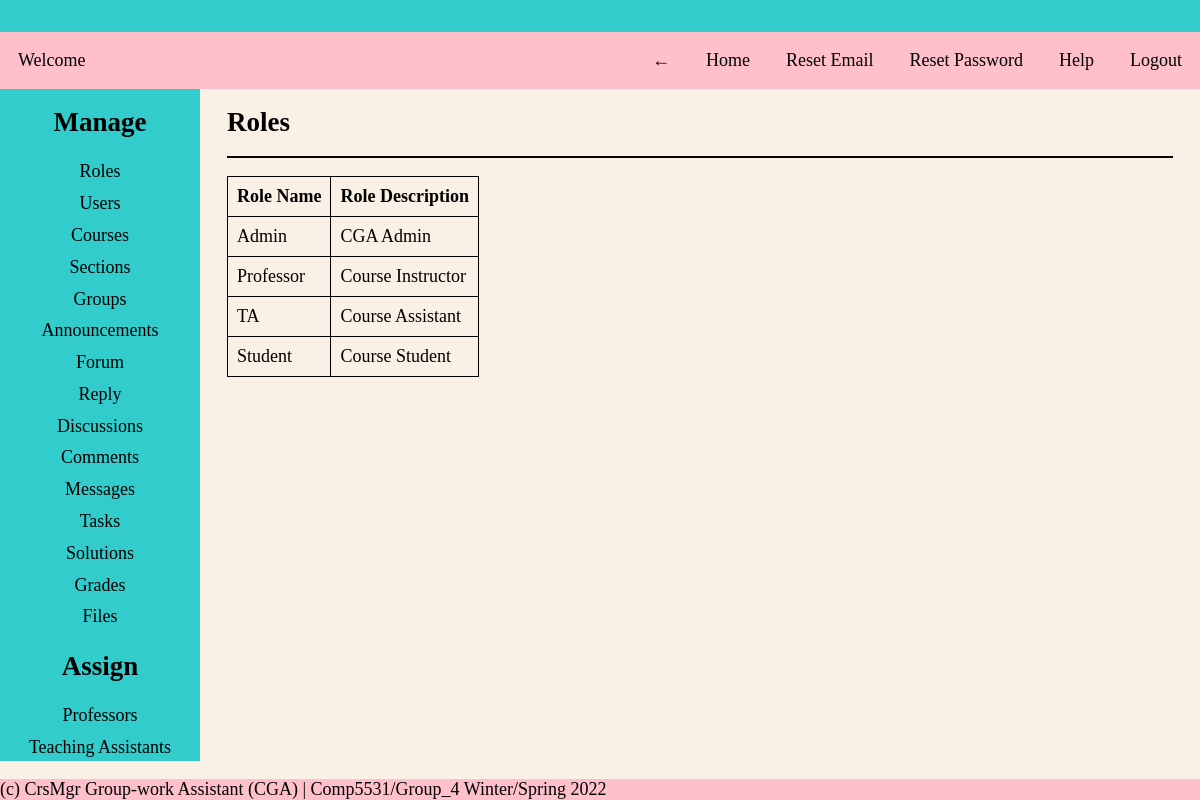
Page /pages/admin.php?page=roles (signed in) on the committed database.
### tables this page shows
CREATE TABLE roles
(
  role_id INT NOT NULL AUTO_INCREMENT PRIMARY KEY,
  role_name VARCHAR(30) NOT NULL UNIQUE,
  role_description VARCHAR(255) NOT NULL
);

### CRUD/roles.php (the view, shortened to what this page needs)
<div class="content-body">
    <?php
    $query = "SELECT * FROM roles ORDER BY role_id ASC";
    $results = mysqli_query($conn, $query);
    ?>
    <h2>Roles</h2>
    <hr>
    <table>
        <thead>
            <tr>
                <th>Role Name</th>
                <th>Role Description</th>
            </tr>
        </thead>
        <tbody>
            <?php
            foreach ($results as $row) {
                $role_name = $row['role_name'];
                $role_description = $row['role_description'];
            ?>
                <tr>
                    <td><?= $role_name ?></td>
                    <td><?= $role_description ?></td>
                </tr>
            <?php } ?>
        </tbody>
    </table>
</div>

### styles/style.css (style rules this page uses)
* { margin: 0; padding: 0; box-sizing: border-box; }
body { background-color: #faf0e6; font-family: 'Times New Roman', Times, serif; font-size: large; }
hr { border: 1px solid black; margin: 1em 0; }
.content-body { padding: 0 0.5em; text-align: left; }
table, th, td { border: 1px solid; border-collapse: collapse; text-align: left; padding: 0.5em; }
td { max-width: 250px; overflow: hidden; text-overflow: ellipsis; white-space: nowrap; }

### rows in the picture
roles: role_name "Admin", role_description "CGA Admin"
roles: role_name "Professor", role_description "Course Instructor"
roles: role_name "TA", role_description "Course Assistant"
roles: role_name "Student", role_description "Course Student"
